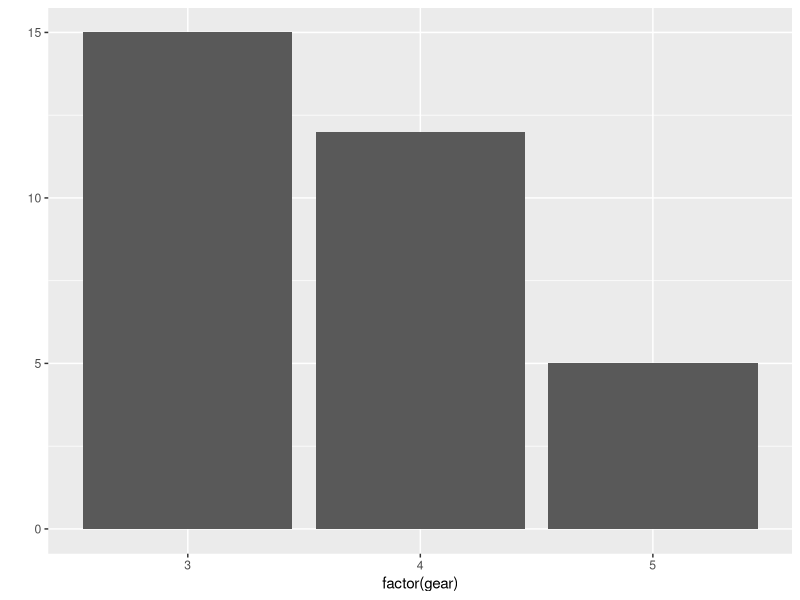
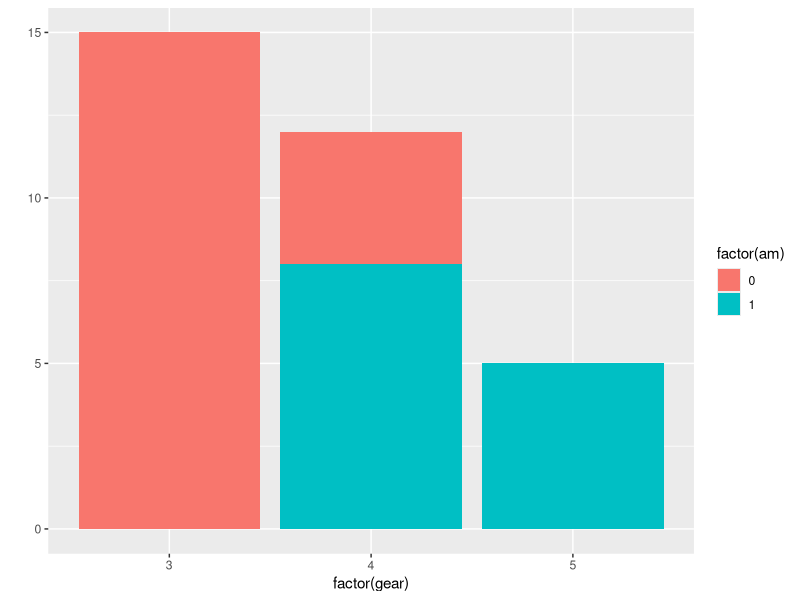
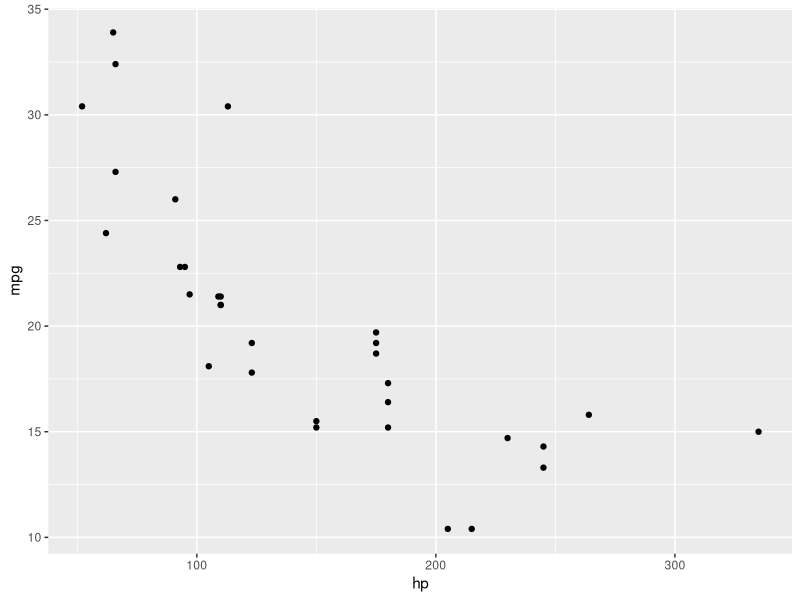
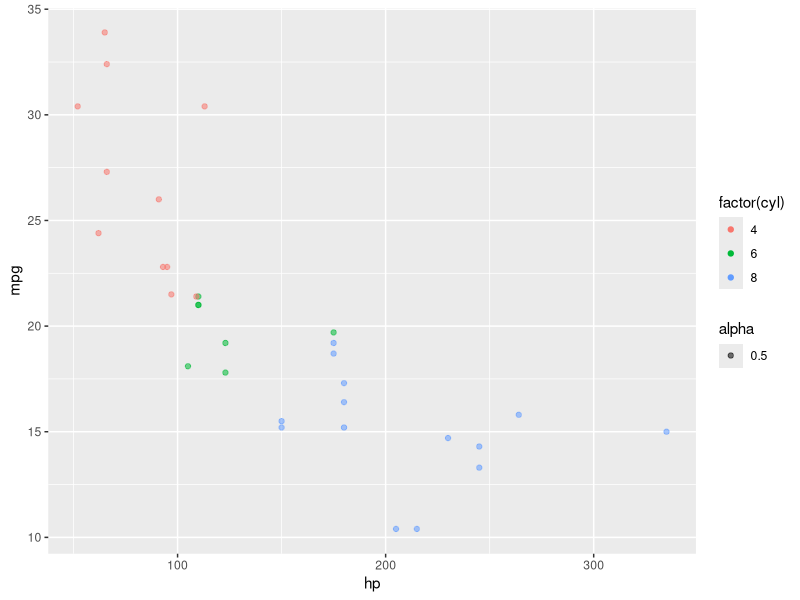
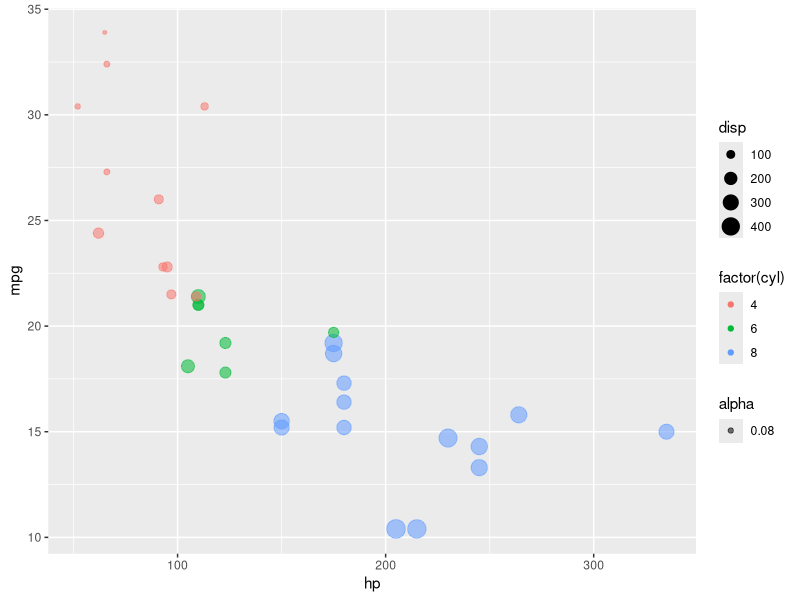
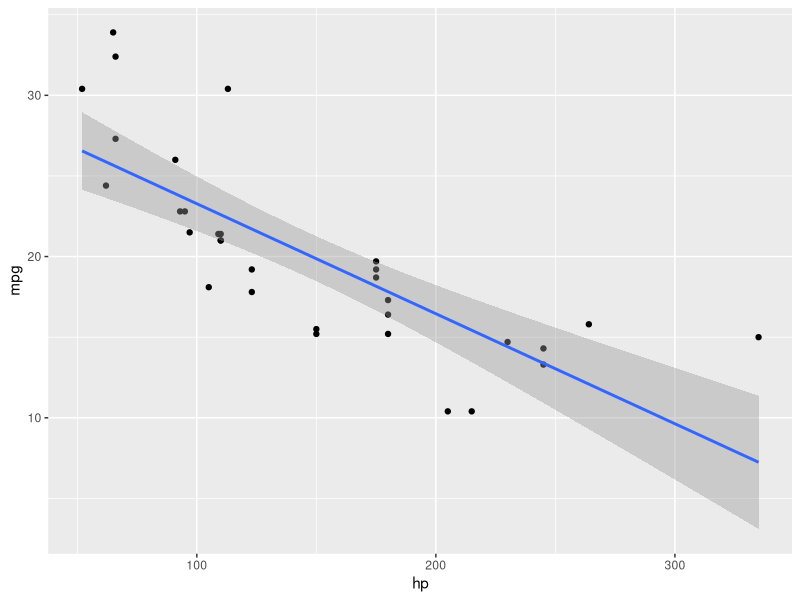
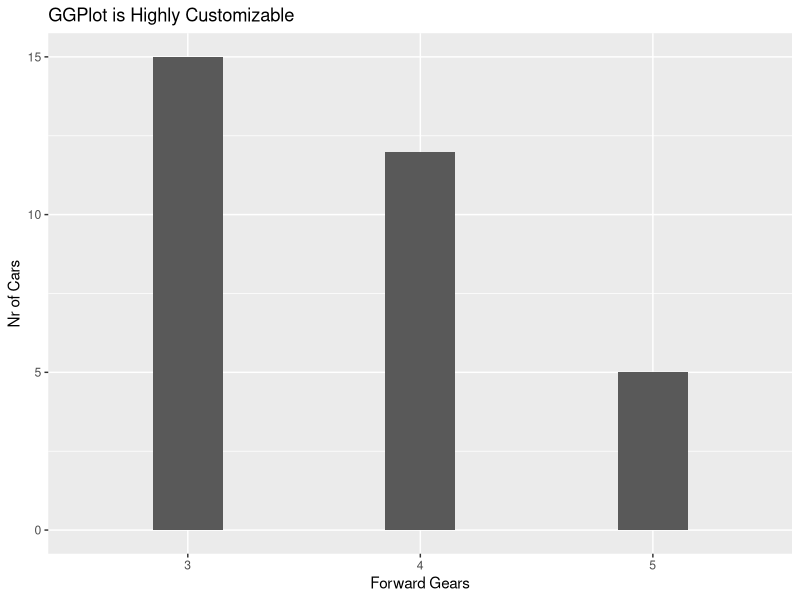
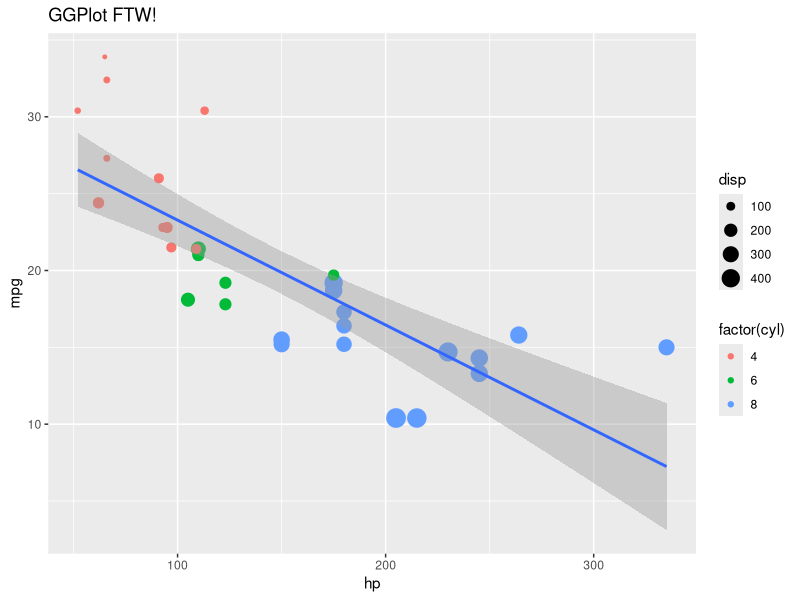

Here is the R script that generated these plots, in order:
## ---- chunk 1
data(mtcars)
## ---- chunk 2
?mtcars
## ---- chunk 3
# A summary of variables
summary(mtcars)
# Correlation table for first 4 variables (due to space concerns)
cor(mtcars[,1:4])
# bivariate comparisons of categorical variables
table(mtcars[,c("am","cyl")])

# The histogram below should reflect these figures. 
table(mtcars$gear)
## ---- chunk 4
# Load the ggplot package
library(ggplot2)
# Review function syntax
?qplot
## ---- chunk 5
# Let us report the number of cars with differing number of front gears
qplot(factor(gear), data=mtcars, geom="bar") # used factor to declare categorical
## ---- chunk 6
qplot(factor(gear), data=mtcars,  fill=factor(am), geom="bar") # used factor to declare categorical
## ---- chunk 7
qplot(hp, mpg, data=mtcars)
## ---- chunk 8
qplot(hp, mpg, data=mtcars, color=factor(cyl), alpha=.5)
## ---- chunk 9
qplot(hp, mpg, data=mtcars, color=factor(cyl), size=disp, alpha=.08)
## ---- chunk 10
qplot(hp, mpg, data=mtcars) + 
  geom_smooth(method=lm, sd=F)
## ---- chunk 11
# Initialize the plot with variables of interest
ggplot(mtcars, aes(factor(gear))) +  
# Instruct ggplot to plot bars of width .3
  geom_bar(width=0.3) +
  ggtitle('GGPlot is Highly Customizable') +
  xlab('Forward Gears') +
  ylab('Nr of Cars') 
## ---- chunk 12
ggplot(mtcars, aes(x=hp, y=mpg)) +  
  geom_point(aes(color=factor(cyl), size=disp)) + # For scatter plot
	geom_smooth(method=lm) + # Add a regression line
  ggtitle('GGPlot FTW!') # Add a title
## ---- chunk 13
ggplot(mtcars,aes(x=factor(gear),y=mpg,fill=factor(vs)), color=factor(vs)) +  
  stat_summary(fun.y=mean, position=position_dodge(), geom="bar") +
  theme_classic() # BONUS: Nicer looking
## ---- chunk 14
ggplot(mtcars, aes(x=hp, y=mpg)) +  
  geom_point() + # For scatter plot
	geom_smooth(method=lm) 
 
## ---- chunk 15
data(mtcars) # Get the data
?mtcars # Help on dataset
## ---- chunk 16
?lm
## ---- chunk 17
# Fit 
reg_0 <- lm( mpg ~ hp + cyl + am, data = mtcars) 
summary(reg_0)
## ---- chunk 18
head(reg_0$fitted.values)
## ---- chunk 19
newCar <- mtcars[3,] # 3rd observation is Datsun 710
newCar$am <- 0 # What if it was automatic?
predict(reg_0, newdata = newCar) # Estimate went down by 4 miles
## ---- chunk 20
library(ggplot2)
# Plot the fitted values against real values
qplot(data=mtcars, x = mpg, y = reg_0$residuals) +
  stat_smooth(method = "lm", col = "red")
## ---- chunk 21
## Diagnostics

# Normality (p<0.05 indicates NN)
shapiro.test(reg_0$residuals)

# Multicollienarity (vif>10 indicates MC)
library(car)
vif(reg_0)

# Homoscedasticity (p<0.05 indicates Heteroscedasticity)
ncvTest(reg_0)
## ---- chunk 22
# Add variable wt
reg_1 <- lm( mpg ~ hp + cyl + am + wt, mtcars)

# Aikikae Information Criteria
# AIC lower the better
AIC(reg_0)
AIC(reg_1)

# Compare
anova(reg_0, reg_1) # models are significantly different
## ---- chunk 23
?glm
## ---- chunk 24
logit_2 <- glm(am ~ mpg + drat + cyl, data = mtcars, family='binomial')
summary(logit_2)
## ---- chunk 25
ggplot(mtcars, aes(x = mpg, y = am)) + 
    stat_smooth(method="glm", family="binomial", se=FALSE)+
# Bonus: rename the y axis label
		ylab('Probability of Manual Transmission')
## ---- chunk 26
# Create a new dataset with varying number of cylinders and other variables fixed at mean levels.
mtcars2<-data.frame(mpg = rep(10:30, 3),drat = mean(mtcars$drat), disp = mean(mtcars$disp), cyl = rep(c(4,6,8),21))
# Predict probability of new data
mtcars2$prob<-predict(logit_2, newdata=mtcars2, type = "response")

# Plot the results
ggplot(mtcars2, aes(x=mpg, y=prob)) +
  geom_line(aes(colour = factor(cyl)), size = 1) 
## ---- chunk 27

# Let us compare predicted values to real values
mtcars$prob <- predict(logit_2, type="response")
# Prevalence of Manual Transmission
mean(mtcars$am)

# Create predict variable
mtcars$pred <- 0
# If probability is greater than .6 (1-prevalence), set prediction to 1
mtcars[mtcars$prob>.6, 'pred'] <- 1

# Predictions versus reality
table(mtcars[,c("am", "pred")])

## ROC CURVE
# Load the necessary library
library(pROC)
# Calculate the ROC curve using the predicted probability vs actual values
logit_2_roc <- roc(am~prob, mtcars) 
# Plot ROC curve
plot(logit_2_roc)
